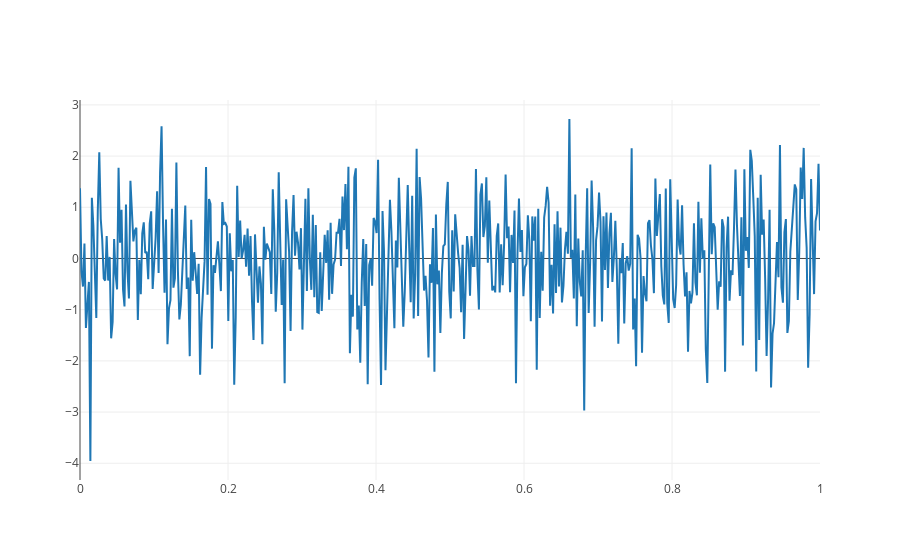

Here is the notebook cell this chart was saved with:
### Code cell
N = 500
random_x = np.linspace(0, 1, N) #start, end, evenly spaced numbers
random_y = np.random.randn(N) #500 values

# Create a trace
trace = go.Scatter( #creates points from array
    x = random_x,
    y = random_y
)

data = [trace]

py.iplot(data, filename='basic-line')

### Figure 1 — Plotly figure (JSON) as saved in the notebook; plotly's stock layout.template omitted (floating-point values rounded to 4 significant figures; data arrays with more than 128 entries replaced by an {"elided": "..."} marker saying what was removed)
{"data": [{"type": "scatter", "x": {"elided": "500 float values"}, "y": {"elided": "500 float values"}}], "layout": {}}
